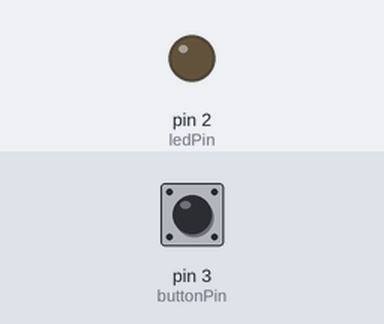
The sketch below on a simulated Arduino Uno, built with avr-gcc and run on an emulated ATmega328P. On the bench: output pins drawn as LEDs (lit = HIGH). Dashed ring = blinking. The test bench sets the inputs (shaded band); at power-on: pin 3 (buttonPin) LOW.

Above: at 1.2 s.
1.3 s: pin 3 (buttonPin) pulled HIGH for 3.2 s
At 1.7 s:
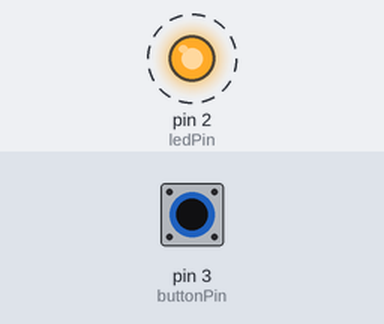
Timing chart, 0 to 6.3 s (numbered marks = the images above; inputs shaded):
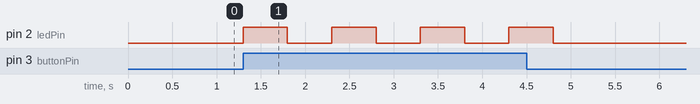

Measured:
- after the input at 1.3 s, pin 2 (ledPin): alternates HIGH for 0.50 s and LOW for 0.50 s, 8 changes in all, then stays LOW, starting at once

The sketch:

Project2Code.ino
```cpp
// Define pin numbers
const int ledPin = 2;
const int buttonPin = 3;

// Variable to store button state
int buttonState = 0;

void setup() {
  // Initialize LED pin as an output
  pinMode(ledPin, OUTPUT);
  // Initialize button pin as an input
  pinMode(buttonPin, INPUT);
}

void loop() {
  // Read the state of the button
  buttonState = digitalRead(buttonPin);

  // If button is pressed (HIGH)
  if (buttonState == HIGH) {
    // Turn the LED on
    digitalWrite(ledPin, HIGH);
    // Delay for 500 milliseconds
    delay(500);
    // Turn the LED off
    digitalWrite(ledPin, LOW);
    // Delay for 500 milliseconds
    delay(500);
  }
}
```
